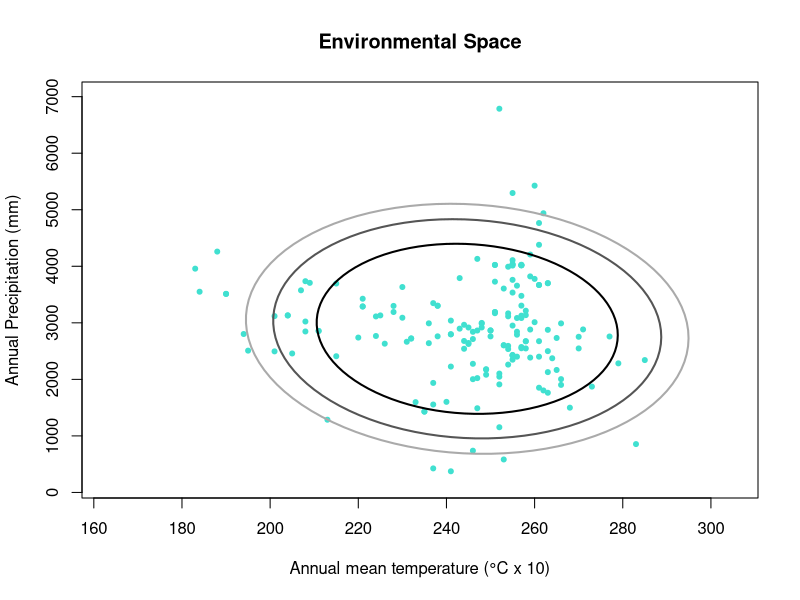
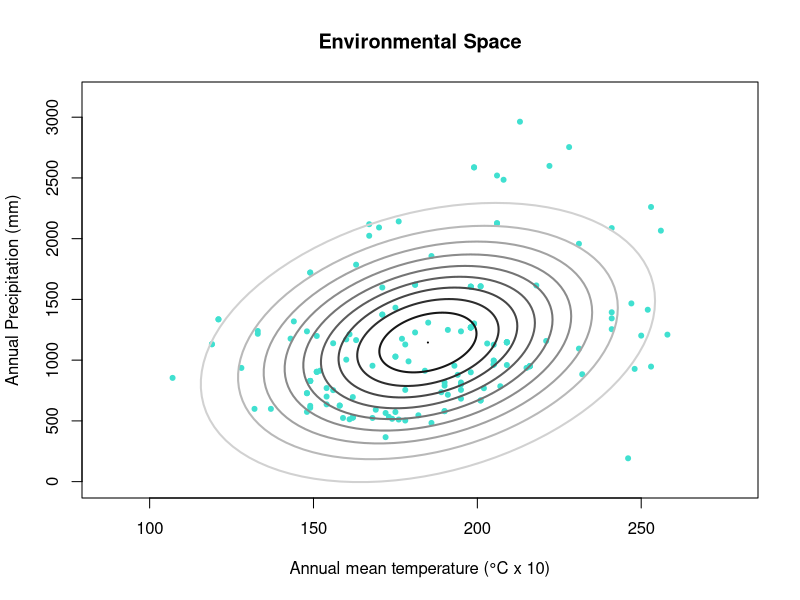

The R script that drew these images, in order:
# function E.ellipse
# 2021-05-20

# Description: "E.ellipse" ---------------
# The function E.ellipse creates confidence regions, ellipses based on the 
# Mahalanobis distance that can be used as borders for suitable environments of 
# a species.
# Various alpha levels can be chosen.

## Parameters: 
# mu = the mean of the columns that contain environmental data, such as 
#       temperature and precipitation 
# Sigma = the covariance of the environmental data linked with a species' 
#         occurrence
# enames = character vector with the names of the environmental variables
# alpha = confidence level

## Output
# A plot with the environmental space of a species and three ellipses

# The functions code: E.ellipse --------------

E.ellipse <- function(mu, Sigma, alpha = 0.95, enames) {
  # create a list
  els <- list()
  
  la <- length(alpha)
  
  for(i in 1:la){
    els[[i]] <- ellipse::ellipse(centre = mu, x= Sigma, level = alpha[i]) 
    # create a loop that inputs the ellipses into the empty list based on the 
    # chosen alpha levels (loop repeats for as many alpha levels are put in)
  }
  # create a scale of grays for the ellipses
  pal <- gray(0:(la - 1)/la)
  
  # define values for xlim and ylim to adjust the margins
  xs <- c(min(occ[,1]) -20, max(occ[,1]) +20)
  ys <- c(min(occ[,2]) -200, max(occ[,2]) +200)
  
  # create a plot that shows the occurences in the environmental space 
  plot(occ[,1], occ[,2], pch=20, col= "turquoise", xlab=enames[1],
       ylab=enames[2], main="Environmental Space", xlim = xs, ylim = ys)
  
  # create a loop to write ellipse-lines with different gray colors
  for(i in 1:la){
    lines(els[[i]], col= pal[i], lwd = 2)
  }
  
}

# Main: How to use "E.ellipse" --------------

## packages needed: ellipse


## Example 1: three different alpha levels

# read table with occurrences
occ <- read.csv ("./Threnetes_ruckeri_occ_bios.csv",header=T)[,-(1:2)]

# choose alpha level
alpha1 <- c(0.75, 0.9, 0.95)

# calculate the parameters
# mu calculates the means of the columns that contain the occurrences
mu1 <- colMeans(occ)
# Sigma calculates the covariance of the occurrences
Sigma1 <- cov(occ)
# Define names for the environmental type
names1 <- c("Annual mean temperature (°C x 10)","Annual Precipitation (mm)") 

# apply function  
f <- E.ellipse(mu= mu1, Sigma= Sigma1, alpha= alpha1, enames = names1)

## Example 2:

occ <- read.csv("./Catasticta_nimbice_bios.csv",header=T)[,-(1:2)]

# alpha-level as a sequence from 0 to 1, every 0.1 steps
alpha2 <- seq(0,1,by = 0.1)

mu2 <- colMeans(occ)
Sigma2 <- cov(occ)
names2 <- c("Annual mean temperature (°C x 10)","Annual Precipitation (mm)") 

f <- E.ellipse(mu = mu2, Sigma = Sigma2, alpha = alpha2, enames = names2)


# END
